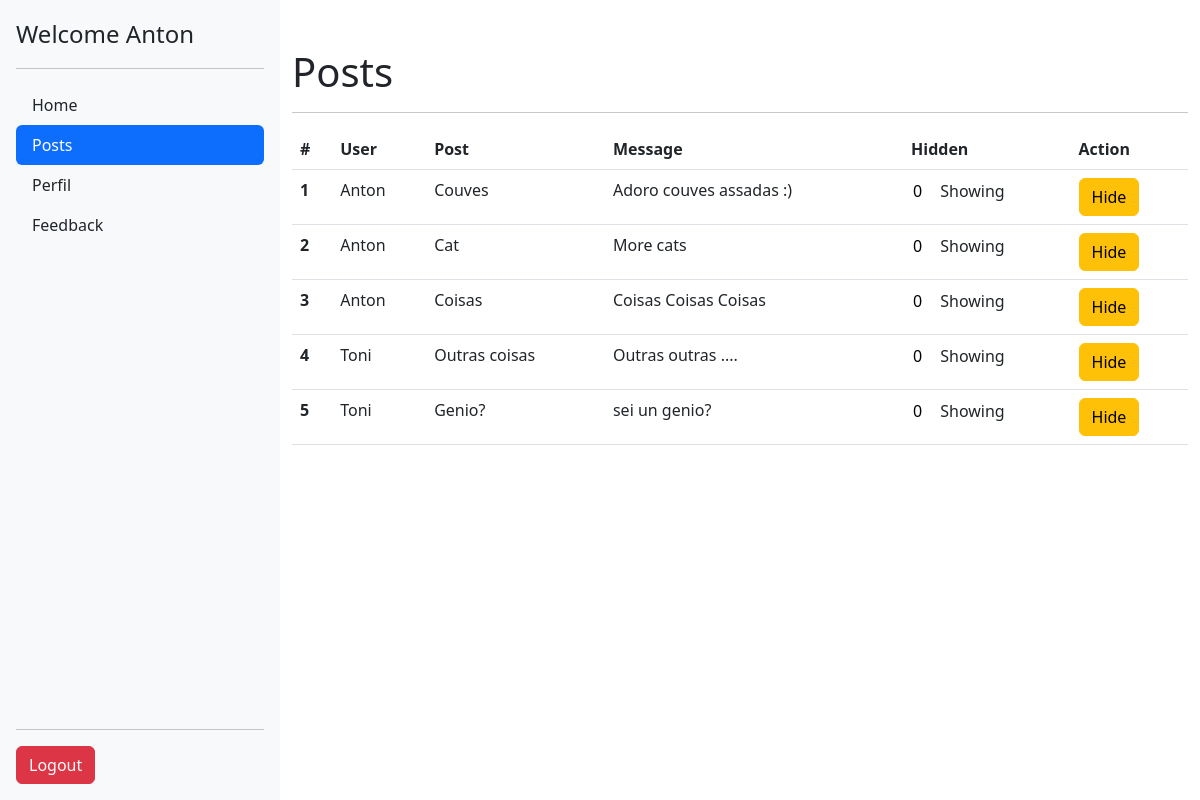
Screenshot of /interfaces/manager/posts.php (signed in) with the database file from the repository.
### tables this page shows
CREATE TABLE `posts` (
  `id_post` int NOT NULL AUTO_INCREMENT,
  `title` varchar(64) DEFAULT NULL,
  `description` varchar(255) DEFAULT NULL,
  `id_user` int DEFAULT NULL,
  `hide` int DEFAULT NULL,
  PRIMARY KEY (`id_post`),
  KEY `id_user` (`id_user`),
  CONSTRAINT `posts_ibfk_1` FOREIGN KEY (`id_user`) REFERENCES `users` (`id_user`)
);

CREATE TABLE `users` (
  `id_user` int NOT NULL AUTO_INCREMENT,
  `name` varchar(255) DEFAULT NULL,
  `name_user` varchar(30) DEFAULT NULL,
  `password` varchar(22) DEFAULT NULL,
  `role` varchar(14) DEFAULT NULL,
  `status` int NOT NULL,
  PRIMARY KEY (`id_user`)
);

### interfaces/manager/posts.php (the view, shortened to what this page needs)
<?php
include('../../data/conn.php');
include('../shared/head.php');
include('../shared/sidebar.php');
$sql = "SELECT posts.*, users.* from posts inner join users on posts.id_user = users.id_user;";
$res = mysqli_query($conn, $sql);
$posts = [];
if ($row = mysqli_num_rows($res) > 0) {
	while ($row = mysqli_fetch_assoc($res)) {
		array_push($posts, $row);
	}
}
?>
<div class="container mt-5">
	<h1>Posts</h1>
	<hr>
	<table class="table">
		<thead>
			<tr>
				<th scope="col">#</th>
				<th scope="col">User</th>
				<th scope="col">Post</th>
				<th scope="col">Message</th>
				<th scope="col">Hidden</th>
				<th scope="col">Action</th>
			</tr>
		</thead>
		<tbody>
			<?php foreach ($posts as $post) : ?>
				<form action="update.php" method="post">
					<tr>
						<th scope="row"><?php echo $post['id_post'] ?></th>
						<td><?php echo $post['name_user'] ?></td>
						<td><?php echo $post['title'] ?></td>
						<td><?php echo $post['description'] ?></td>
						<td>
							<input name="post_hide" class="no-border" readonly type="text" value="<?php echo $post['hide'] ?>">
							<?php if ($post['hide'] == '0') {
								echo 'Showing';
							} else {
								echo 'Hidding';
							} ?>
						</td>
						<td>
							<button name="btn_hide" type="submit" class="btn btn-warning">Hide</button>
						</td>
					</tr>
				</form>
			<?php endforeach; ?>
		</tbody>
	</table>
</div>
<?php
include('../shared/scripts.php');
?>

### interfaces/manager/posts.php (style rules this page uses)
.no-border { border: 0; width: 25px; }

### rows the page displays
posts: id_post "1", id_user.name_user "Anton", title "Couves", description "Adoro couves assadas :)", post_hide "0", shows "Showing"
posts: id_post "2", id_user.name_user "Anton", title "Cat", description "More cats", post_hide "0", shows "Showing"
posts: id_post "3", id_user.name_user "Anton", title "Coisas", description "Coisas Coisas Coisas", post_hide "0", shows "Showing"
posts: id_post "4", id_user.name_user "Toni", title "Outras coisas", description "Outras outras ....", post_hide "0", shows "Showing"
posts: id_post "5", id_user.name_user "Toni", title "Genio?", description "sei un genio?", post_hide "0", shows "Showing"

### other values shown
$_SESSION['user'] "Anton"
